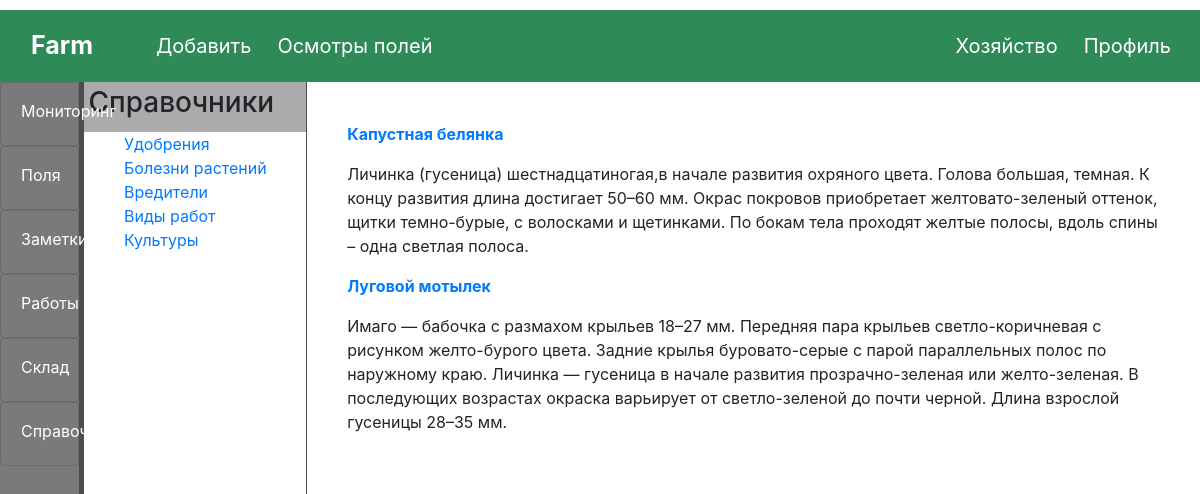
Screenshot of /handbook/pests/ with the database file from the repository.
### handbook/models.py (models this page shows, shortened)
class Pest(models.Model):
    name = models.CharField('Название вредителя', max_length=128, db_index=True)
    slug = models.SlugField(max_length=128, unique=True)
    image = models.ImageField(upload_to='pests/', blank=True)
    phase = models.CharField('Фаза развития', max_length=128)
    organ = models.CharField('Поражаемые органы', max_length=128)
    description = models.TextField()
    region = models.TextField('Регион распространения')
    culture = models.ManyToManyField(CategoryCulture, verbose_name='Культура',
                                     related_name='pest_cultures')
    class Meta:
        ordering = ('name',)
        verbose_name = 'Вредитель'
        verbose_name_plural = 'Вредители'
    def get_absolute_url(self):
        return reverse('handbook:pest_detail', args=[self.slug])

### handbook/views.py (the view)
# urls.py: path('pests/', PestView.as_view(), name='pest_list'),
class PestView(ListView):
    model = Pest
    template_name = 'handbook/pest_list.html'
    context_object_name = 'pests'
    def get_queryset(self):
        search_query = self.request.GET.get('search', '')
        if search_query:
            return Pest.objects.filter(name__icontains=search_query)
        else:
            return Pest.objects.all()

### handbook/templates/handbook/pest_list.html (shortened to what this page needs)
{% extends "handbook/category_base.html" %}
{%  block info %}
<div>
{% if pests %}
    {% for pest in pests %}
        <li>
            <p><a href="{{ pest.get_absolute_url }}"><strong>{{ pest.name }}</strong></a></p>
            <p>{{ pest.description }}</p>
        </li>
    {% endfor %}
{% else %}
    <p>Поиск не дал результатов.</p>
{% endif %}
</div>
<body>
    <div id="map" style="width: 600px; height: 400px"></div>
</body>
{% endblock %}

### farm/static/css/base/base.css (style rules this page uses)
body { padding-top: 10px; }
li { list-style-type: none; }

### rows the page displays
Pest: name "Капустная белянка", description "Личинка (гусеница) шестнадцатиногая,в начале развития охряного цвета. Голова большая, темная. К концу развития длина достигает 50–60 мм. Окрас покровов приобретает желтовато-зеленый оттенок, щитки темно-бурые, с волосками и щетинками. По бокам тела проходят желтые полосы, вдоль спины – одна светлая полоса."
Pest: name "Луговой мотылек", description "Имаго — бабочка с размахом крыльев 18–27 мм. Передняя пара крыльев светло-коричневая с рисунком желто-бурого цвета. Задние крылья буровато-серые с парой параллельных полос по наружному краю. Личинка — гусеница в начале развития прозрачно-зеленая или желто-зеленая. В последующих возрастах окраска варьирует от светло-зеленой до почти черной. Длина взрослой гусеницы 28–35 мм."
